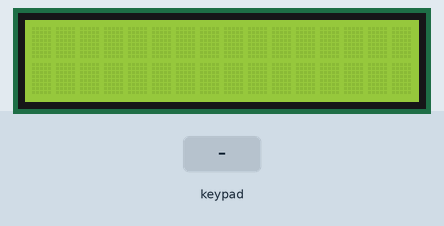
This program was run on a simulated Arduino Uno, built with avr-gcc and run on an emulated ATmega328P. Parts: 16×2 character LCD. Wiring (inferred from the names in the program): 4×4 keypad with keys 1 2 3 A 4 5 6 B 7 8 9 C * 0 # D (labels assumed): rows pin 2, pin 3, pin 4, pin 5; columns pin 6, pin 7, pin 8, pin 9. Inputs (shaded band) come from the test bench.

Above: at 1.2 s.
1.3 s: keypad keys 2 3 4 5 # pressed 0.4 s apart
At 3.8 s:
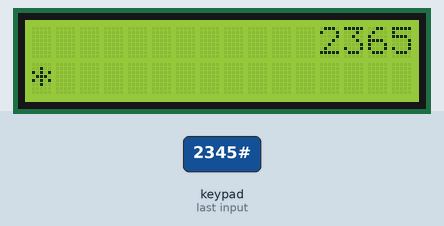
4.8 s: key '1' pressed
At 5.6 s:
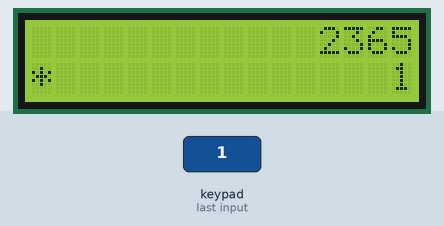
6.4 s: key '2' pressed
At 7.3 s:
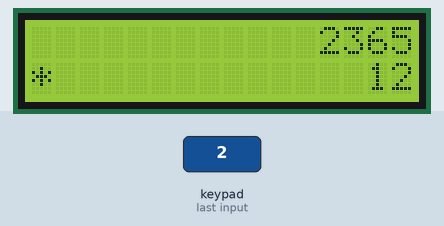
8.0 s: keypad keys 2 3 4 5 pressed 0.4 s apart
At 10.4 s:
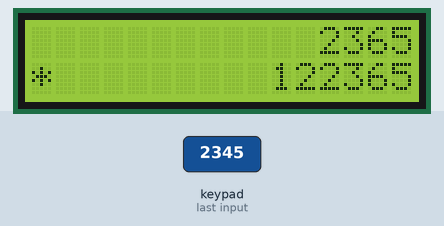
Timing chart, 0 to 11.9 s (numbered marks = the images above; inputs shaded):
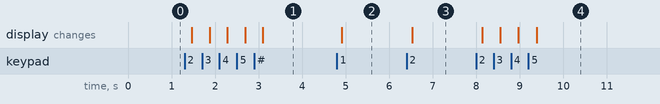

Measured:
- after the input at 1.3 s, the display: first changes after 0.17 s (image 1 shows a later state)
- after the input at 4.8 s, the display: changes after 0.11 s (image 2)
- after the input at 6.4 s, the display: changes after 0.13 s (image 3)
- after the input at 8.0 s, the display: first changes after 0.14 s (image 4 shows a later state)

The program:

main.cpp
```cpp
#include <Arduino.h>
#include "HeaderFiles/Defines.h"
#include "HeaderFiles/CalculatorEngineClass.h"

Engine engine;

void setup()
{
    Serial.begin(9600);
    engine.setupLcd();
    engine.setupKeypad();
}

void loop()
{
    engine.process();
    delay(200);

}                  
```

ActionBaseClass.h
```cpp
#pragma once
#include <Arduino.h>

class BaseAction {
    public:
    virtual ~BaseAction() = default;
    public:
    virtual String returnResult(long int FirstNumber,long int SecondNumber) = 0;
};
```

Addition.h
```cpp
#pragma once
#include "ActionBaseClass.h"

class Addition final : public BaseAction{
    public:
    String returnResult(long int FirstNumber,long int SecondNumber)override{
        long int result = FirstNumber + SecondNumber;

        return String(result);
    }


};
```

CalculatorEngineClass.h
```cpp
#pragma once

#include "LcdClass.h"
#include "KeypadClass.h"
#include "Addition.h"
#include "Subtraction.h"
#include "Multiplication.h"


class Engine final{
    private:
        LcdScreen Screen;
        Keypad keypad;

        String equation[3];
        BaseAction * operation;

    public:
        Engine():Screen(),keypad(),equation(),operation(nullptr){

        }
        ~Engine(){clear();}
        Engine(const Engine& other) = delete;
        Engine& operator=(const Engine& other) = delete;

        void setupLcd(){
            Screen.setup();
        }
        void setupKeypad(){
            keypad.setup();
        }
        void process(){
            char keyPressed = keypad.ButtonPressed();
            switch (keyPressed){
                case '1':
                case '2':
                case '3':
                case '4':
                case '5':
                case '6':
                case '7':
                case '8':
                case '9':
                case '0':{
                    findWhereToWrite() += String(keyPressed);
                    printScreen();
                    break;
                }
                case '=':{
                    if (isEmpty(equation[0])){
                        equation[0] = "0";
                    }
                    if (isEmpty(equation[1])){
                        equation[1] = "0";
                    }
                    if (operation == nullptr){
                        String copy = equation[0];
                        clear();
                        equation[0] = copy;
                        printScreen();

                        break;
                    }

                    String result = operation->returnResult(equation[0].toInt(),equation[1].toInt());
                    clear();
                    equation[0] = result;
                    printScreen();
                    break;
                }
                case '+':{
                    if (operation == nullptr){
                        operation = new Addition();
                        equation[2] = '+';
                        printScreen();
                    }
                    break;
                }
                case '-':{
                    if (isEmpty(equation[0])){
                        equation[0] += '-';
                        printScreen();
                        break;
                    }
                    if (operation == nullptr){
                        operation = new Subtraction();
                        equation[2] = '-';
                        printScreen();
                        break;
                    }
                    if (isEmpty(equation[1])){
                        equation[1] += '-';
                        printScreen();
                        break;
                    }
                    break;
                }
                case '*':{
                    if (operation == nullptr){
                        operation = new Multiplication();
                        equation[2] = '*';
                        printScreen();
                    }
                    break;
                }
                case '\b':{


                    break;
                }
            }
        }


    private:
        void clear(){
            if (operation != nullptr){
                delete operation;
                operation = nullptr;
            }
            equation[0] = String();
            equation[1] = String();
            equation[2] = String();
        }
        String& findWhereToWrite(){
            if (operation == nullptr){
                return equation[0];
            }
            else{
                return equation[1] ;
            }
        }
        void printScreen() {
            Screen.printToLcd(equation[0],equation[1],equation[2]);
        }
};
```

Defines.h
```cpp
bool isEmpty(const String & string){
    if (string.length() <= 0){
        return true;
    }
    return false;
}
```

Multiplication.h
```cpp
#pragma once
#include "ActionBaseClass.h"

class Multiplication final : public BaseAction{
    public:
    String returnResult(long int FirstNumber,long int SecondNumber)override{
        long int result = FirstNumber * SecondNumber;

        return String(result);
    }

};
```

Subtraction.h
```cpp
#pragma once
#include "ActionBaseClass.h"

class Subtraction final : public BaseAction{
    public:
    String returnResult(long int FirstNumber,long int SecondNumber)override{
        long int result = FirstNumber - SecondNumber;

        return String(result);
    }
};
```

KeypadClass.h
```cpp
#pragma once

class Keypad final{
    private:
        short int rowsPins[4] = {2,3,4,5};
        short int collumnPins[4] = {6,7,8,9};

        char kaypad[4][4] = {
            {'1','2','3','0'},
            {'6','5','4','='},
            {'9','8','7','+'},
            {'\b','/','*','-'}
        };

    public:

    Keypad() {};
    ~Keypad(){}
    Keypad(const Keypad& other) = delete;
    Keypad& operator = (const Keypad& other) = delete;

    void setup(){
        pinMode(2, OUTPUT);      // for each row
        pinMode(3, OUTPUT);
        pinMode(4, OUTPUT);
        pinMode(5, OUTPUT);
        pinMode(6, INPUT_PULLUP);   //for each column
        pinMode(7, INPUT_PULLUP);
        pinMode(8, INPUT_PULLUP);
        pinMode(9, INPUT_PULLUP);

        for (short int i = 0;i < 4 ;i++){       //default state;
            digitalWrite(rowsPins[i],HIGH);
        }
    }

    char ButtonPressed(){ // may need DelayPadding

        for (short int row = 0;row < 4;row++){
            digitalWrite(rowsPins[row],LOW);
            for (short int collumn = 0;collumn < 4;collumn++){
                if (digitalRead(collumnPins[collumn]) == LOW){
                    digitalWrite(rowsPins[row],HIGH);
                    return kaypad[row][collumn];
                }
            }

            digitalWrite(rowsPins[row],HIGH);
        }

        return '\0';
    }
};
```

LcdClass.h
```cpp
#pragma once

#include <Wire.h>
#include <LiquidCrystal_I2C.h>

class LcdScreen final{
private:
    enum DisplayCoordinates : short int{
        FirstRow = 0,
        SecondRow = 1,
        EndCollumns = 15,
        StartCollumn = 0
    };
    LiquidCrystal_I2C lcd;

public:
    LcdScreen ():lcd(0x27, 16, 2){
    }
    LcdScreen(const LcdScreen& other) = delete;
    LcdScreen& operator=(const LcdScreen& other) = delete;

    void setup(){
        lcd.init();
        lcd.backlight();
        // lcd.setCursor(DisplayCoordinates::FirstRow,DisplayCoordinates::StartCollumn);
        // lcd.print("Start typing...");
    }
    void printToLcd(const String & FirstNumber,const String & SecondNumber,const String & Action){
        lcd.clear();
        if (!isEmpty(FirstNumber)){
            if (FirstNumber.length() >= 16 ){
                lcd.setCursor(DisplayCoordinates::StartCollumn,DisplayCoordinates::FirstRow);
                lcd.print(FirstNumber);

            }else{
                short int StartAt = DisplayCoordinates::EndCollumns - FirstNumber.length() + 1;
                lcd.setCursor(StartAt ,DisplayCoordinates::FirstRow);
                lcd.print(FirstNumber);

            }
        }
        else{
            return;
        }

        if (!isEmpty(Action)){
            lcd.setCursor(DisplayCoordinates::StartCollumn,DisplayCoordinates::SecondRow);
            lcd.print(Action);

        }else{
            return;
        }

        if (!isEmpty(SecondNumber)){
            if (SecondNumber.length() >= 16 - 2 ){
                lcd.setCursor(DisplayCoordinates::StartCollumn + 2,DisplayCoordinates::SecondRow);
                lcd.print(SecondNumber);
            }
            else{
                short int StartAt = DisplayCoordinates::EndCollumns + 1 - SecondNumber.length();
                lcd.setCursor(StartAt ,DisplayCoordinates::SecondRow);
                lcd.print(SecondNumber);
            }
        }
    }

};
```
